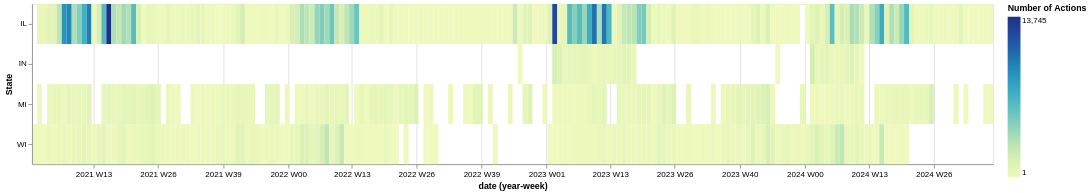

Here is the notebook cell this chart was saved with:
### Markdown cell above
### 4.1 - Actions Heatmap

Generate a heatmap (using `mark_rect`) with:

- a row per state
- each row consists of shaded marks with shading based on the total action count for a given week

Tip: Use the 'yearweek(date)' aggregation for the X channel.

See `imgs/ex4.1.png`.

### Code cell
def actions_heatmap_scaled(df):

    df = df.copy()

    # Create a column identifying each week
    df["week"] = df["date"].dt.to_period("W").dt.start_time

    # Count actions for each state and week
    counts = (
        df.groupby(["state", "week"])
        .size()
        .reset_index(name="count")
    )

    counts["week_end"] = counts["week"] + pd.Timedelta(days=7)

    chart = alt.Chart(counts).mark_rect().encode(
        x=alt.X(
            "week:T",
            title="date (year-week)",
            axis=alt.Axis(
                format="%Y W%U",
                tickCount=15,
                labelAngle=0,
            )
        ),
        x2="week_end:T",
        y=alt.Y("state:N", title="State"),
        color=alt.Color("count:Q", title="Number of Actions")
    ).properties(
        width=1200,
        height=200
    )

    return chart

actions_heatmap_scaled(actions_df())

### Figure 1 — Vega-Lite specification as saved in the notebook (floating-point values rounded to 4 significant figures; data arrays with more than 128 entries replaced by an {"elided": "..."} marker saying what was removed)
{"config": {"view": {"continuousWidth": 300, "continuousHeight": 300}}, "data": {"name": "data-d558158e8c02502b27b3ec6520bc8f7f"}, "mark": {"type": "rect"}, "encoding": {"color": {"field": "count", "title": "Number of Actions", "type": "quantitative"}, "x": {"axis": {"format": "%Y W%U", "labelAngle": 0, "tickCount": 15}, "field": "week", "title": "date (year-week)", "type": "temporal"}, "x2": {"field": "week_end"}, "y": {"field": "state", "title": "State", "type": "nominal"}}, "height": 200, "width": 1200, "$schema": "https://vega.github.io/schema/vega-lite/v6.4.1.json", "datasets": {"data-d558158e8c02502b27b3ec6520bc8f7f": {"elided": "516 records"}}}
